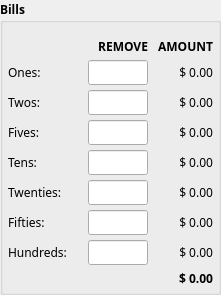
              <widget class="QGroupBox" name="grp_bills_remove">
               <property name="font">
                <font>
                 <family>Lexend</family>
                 <bold>true</bold>
                </font>
               </property>
               <property name="title">
                <string>Bills</string>
               </property>
               <layout class="QVBoxLayout" name="verticalLayout_10">
                <property name="spacing">
                 <number>5</number>
                </property>
                <property name="leftMargin">
                 <number>5</number>
                </property>
                <property name="topMargin">
                 <number>15</number>
                </property>
                <property name="rightMargin">
                 <number>5</number>
                </property>
                <property name="bottomMargin">
                 <number>5</number>
                </property>
                <item>
                 <layout class="QHBoxLayout" name="horizontalLayout_33">
                  <property name="spacing">
                   <number>5</number>
                  </property>
                  <item>
                   <widget class="QLabel" name="label_26">
                    <property name="minimumSize">
                     <size>
                      <width>75</width>
                      <height>0</height>
                     </size>
                    </property>
                    <property name="maximumSize">
                     <size>
                      <width>75</width>
                      <height>16777215</height>
                     </size>
                    </property>
                    <property name="text">
                     <string/>
                    </property>
                   </widget>
                  </item>
                  <item>
                   <widget class="QLabel" name="lb_bills_remove">
                    <property name="minimumSize">
                     <size>
                      <width>60</width>
                      <height>0</height>
                     </size>
                    </property>
                    <property name="maximumSize">
                     <size>
                      <width>60</width>
                      <height>16777215</height>
                     </size>
                    </property>
                    <property name="font">
                     <font>
                      <family>Lexend</family>
                      <bold>true</bold>
                     </font>
                    </property>
                    <property name="text">
                     <string>REMOVE</string>
                    </property>
                    <property name="alignment">
                     <set>Qt::AlignmentFlag::AlignRight|Qt::AlignmentFlag::AlignTrailing|Qt::AlignmentFlag::AlignVCenter</set>
                    </property>
                   </widget>
                  </item>
                  <item>
                   <widget class="QLabel" name="lb_bills_amount_remove">
                    <property name="minimumSize">
                     <size>
                      <width>60</width>
                      <height>0</height>
                     </size>
                    </property>
                    <property name="maximumSize">
                     <size>
                      <width>60</width>
                      <height>16777215</height>
                     </size>
                    </property>
                    <property name="font">
                     <font>
                      <family>Lexend</family>
                      <bold>true</bold>
                     </font>
                    </property>
                    <property name="text">
                     <string>AMOUNT</string>
                    </property>
                    <property name="alignment">
                     <set>Qt::AlignmentFlag::AlignRight|Qt::AlignmentFlag::AlignTrailing|Qt::AlignmentFlag::AlignVCenter</set>
                    </property>
                   </widget>
                  </item>
                 </layout>
                </item>
                <item>
                 <layout class="QHBoxLayout" name="horizontalLayout_34">
                  <property name="spacing">
                   <number>5</number>
                  </property>
                  <item>
                   <widget class="QLabel" name="lb_ones_remove">
                    <property name="minimumSize">
                     <size>
                      <width>75</width>
                      <height>0</height>
                     </size>
                    </property>
                    <property name="maximumSize">
                     <size>
                      <width>75</width>
                      <height>16777215</height>
                     </size>
                    </property>
                    <property name="font">
                     <font>
                      <family>Lexend</family>
                      <bold>false</bold>
                     </font>
                    </property>
                    <property name="text">
                     <string>Ones:</string>
                    </property>
                   </widget>
                  </item>
                  <item>
                   <widget class="QLineEdit" name="le_ones_remove">
                    <property name="minimumSize">
                     <size>
                      <width>60</width>
                      <height>0</height>
                     </size>
                    </property>
                    <property name="maximumSize">
                     <size>
                      <width>60</width>
                      <height>16777215</height>
                     </size>
                    </property>
                    <property name="font">
                     <font>
                      <family>Lexend</family>
                      <bold>false</bold>
                     </font>
                    </property>
                    <property name="alignment">
                     <set>Qt::AlignmentFlag::AlignRight|Qt::AlignmentFlag::AlignTrailing|Qt::AlignmentFlag::AlignVCenter</set>
                    </property>
                   </widget>
                  </item>
                  <item>
                   <widget class="QLabel" name="lb_ones_amt_remove">
                    <property name="minimumSize">
                     <size>
                      <width>60</width>
                      <height>0</height>
                     </size>
                    </property>
                    <property name="maximumSize">
                     <size>
                      <width>60</width>
                      <height>16777215</height>
                     </size>
                    </property>
                    <property name="font">
                     <font>
                      <family>Lexend</family>
                      <bold>false</bold>
                     </font>
                    </property>
                    <property name="text">
                     <string>$ 0.00</string>
                    </property>
                    <property name="alignment">
                     <set>Qt::AlignmentFlag::AlignRight|Qt::AlignmentFlag::AlignTrailing|Qt::AlignmentFlag::AlignVCenter</set>
                    </property>
                   </widget>
                  </item>
                 </layout>
                </item>
                <item>
                 <layout class="QHBoxLayout" name="horizontalLayout_35">
                  <property name="spacing">
                   <number>5</number>
                  </property>
                  <item>
                   <widget class="QLabel" name="lb_twos_remove">
                    <property name="minimumSize">
                     <size>
                      <width>75</width>
                      <height>0</height>
                     </size>
                    </property>
                    <property name="maximumSize">
                     <size>
                      <width>75</width>
                      <height>16777215</height>
                     </size>
                    </property>
                    <property name="font">
                     <font>
                      <family>Lexend</family>
                      <bold>false</bold>
                     </font>
                    </property>
                    <property name="text">
                     <string>Twos:</string>
                    </property>
                   </widget>
                  </item>
                  <item>
                   <widget class="QLineEdit" name="le_twos_remove">
                    <property name="minimumSize">
                     <size>
                      <width>60</width>
                      <height>0</height>
                     </size>
                    </property>
                    <property name="maximumSize">
                     <size>
                      <width>60</width>
                      <height>16777215</height>
                     </size>
                    </property>
                    <property name="font">
                     <font>
                      <family>Lexend</family>
                      <bold>false</bold>
                     </font>
                    </property>
                    <property name="alignment">
                     <set>Qt::AlignmentFlag::AlignRight|Qt::AlignmentFlag::AlignTrailing|Qt::AlignmentFlag::AlignVCenter</set>
                    </property>
                   </widget>
                  </item>
                  <item>
                   <widget class="QLabel" name="lb_twos_amt_remove">
                    <property name="minimumSize">
                     <size>
                      <width>60</width>
                      <height>0</height>
                     </size>
                    </property>
                    <property name="maximumSize">
                     <size>
                      <width>60</width>
                      <height>16777215</height>
                     </size>
                    </property>
                    <property name="font">
                     <font>
                      <family>Lexend</family>
                      <bold>false</bold>
                     </font>
                    </property>
                    <property name="text">
                     <string>$ 0.00</string>
                    </property>
                    <property name="alignment">
                     <set>Qt::AlignmentFlag::AlignRight|Qt::AlignmentFlag::AlignTrailing|Qt::AlignmentFlag::AlignVCenter</set>
                    </property>
                   </widget>
                  </item>
                 </layout>
                </item>
                <item>
                 <layout class="QHBoxLayout" name="horizontalLayout_36">
                  <property name="spacing">
                   <number>5</number>
                  </property>
                  <item>
                   <widget class="QLabel" name="lb_fives_remove">
                    <property name="minimumSize">
                     <size>
                      <width>75</width>
                      <height>0</height>
                     </size>
                    </property>
                    <property name="maximumSize">
                     <size>
                      <width>75</width>
                      <height>16777215</height>
                     </size>
                    </property>
                    <property name="font">
                     <font>
                      <family>Lexend</family>
                      <bold>false</bold>
                     </font>
                    </property>
                    <property name="text">
                     <string>Fives:</string>
                    </property>
                   </widget>
                  </item>
                  <item>
                   <widget class="QLineEdit" name="le_fives_remove">
                    <property name="minimumSize">
                     <size>
                      <width>60</width>
                      <height>0</height>
                     </size>
                    </property>
                    <property name="maximumSize">
                     <size>
                      <width>60</width>
                      <height>16777215</height>
                     </size>
                    </property>
                    <property name="font">
                     <font>
                      <family>Lexend</family>
                      <bold>false</bold>
                     </font>
                    </property>
                    <property name="alignment">
                     <set>Qt::AlignmentFlag::AlignRight|Qt::AlignmentFlag::AlignTrailing|Qt::AlignmentFlag::AlignVCenter</set>
                    </property>
                   </widget>
                  </item>
                  <item>
                   <widget class="QLabel" name="lb_fives_amt_remove">
                    <property name="minimumSize">
                     <size>
                      <width>60</width>
                      <height>0</height>
                     </size>
                    </property>
                    <property name="maximumSize">
                     <size>
                      <width>60</width>
                      <height>16777215</height>
                     </size>
                    </property>
                    <property name="font">
                     <font>
                      <family>Lexend</family>
                      <bold>false</bold>
                     </font>
                    </property>
                    <property name="text">
                     <string>$ 0.00</string>
                    </property>
                    <property name="alignment">
                     <set>Qt::AlignmentFlag::AlignRight|Qt::AlignmentFlag::AlignTrailing|Qt::AlignmentFlag::AlignVCenter</set>
                    </property>
                   </widget>
                  </item>
                 </layout>
                </item>
                <item>
                 <layout class="QHBoxLayout" name="horizontalLayout_37">
                  <property name="spacing">
                   <number>5</number>
                  </property>
                  <item>
                   <widget class="QLabel" name="lb_tens_remove">
                    <property name="minimumSize">
                     <size>
                      <width>75</width>
                      <height>0</height>
                     </size>
                    </property>
                    <property name="maximumSize">
                     <size>
                      <width>75</width>
                      <height>16777215</height>
                     </size>
                    </property>
                    <property name="font">
                     <font>
                      <family>Lexend</family>
                      <bold>false</bold>
                     </font>
                    </property>
                    <property name="text">
                     <string>Tens:</string>
                    </property>
                   </widget>
                  </item>
                  <item>
                   <widget class="QLineEdit" name="le_tens_remove">
                    <property name="minimumSize">
                     <size>
                      <width>60</width>
                      <height>0</height>
                     </size>
                    </property>
                    <property name="maximumSize">
                     <size>
                      <width>60</width>
                      <height>16777215</height>
                     </size>
                    </property>
                    <property name="font">
                     <font>
                      <family>Lexend</family>
                      <bold>false</bold>
                     </font>
                    </property>
                    <property name="alignment">
                     <set>Qt::AlignmentFlag::AlignRight|Qt::AlignmentFlag::AlignTrailing|Qt::AlignmentFlag::AlignVCenter</set>
                    </property>
                   </widget>
                  </item>
                  <item>
                   <widget class="QLabel" name="lb_tens_amt_remove">
                    <property name="minimumSize">
                     <size>
                      <width>60</width>
                      <height>0</height>
                     </size>
                    </property>
                    <property name="maximumSize">
                     <size>
                      <width>60</width>
                      <height>16777215</height>
                     </size>
                    </property>
                    <property name="font">
                     <font>
                      <family>Lexend</family>
                      <bold>false</bold>
                     </font>
                    </property>
                    <property name="text">
                     <string>$ 0.00</string>
                    </property>
                    <property name="alignment">
                     <set>Qt::AlignmentFlag::AlignRight|Qt::AlignmentFlag::AlignTrailing|Qt::AlignmentFlag::AlignVCenter</set>
                    </property>
                   </widget>
                  </item>
                 </layout>
                </item>
                <item>
                 <layout class="QHBoxLayout" name="horizontalLayout_38">
                  <property name="spacing">
                   <number>5</number>
                  </property>
                  <item>
                   <widget class="QLabel" name="lb_twenties_remove">
                    <property name="minimumSize">
                     <size>
                      <width>75</width>
                      <height>0</height>
                     </size>
                    </property>
                    <property name="maximumSize">
                     <size>
                      <width>75</width>
                      <height>16777215</height>
                     </size>
                    </property>
                    <property name="font">
                     <font>
                      <family>Lexend</family>
                      <bold>false</bold>
                     </font>
                    </property>
                    <property name="text">
                     <string>Twenties:</string>
                    </property>
                   </widget>
                  </item>
                  <item>
                   <widget class="QLineEdit" name="le_twenties_remove">
                    <property name="minimumSize">
                     <size>
                      <width>60</width>
                      <height>0</height>
                     </size>
                    </property>
                    <property name="maximumSize">
                     <size>
                      <width>60</width>
                      <height>16777215</height>
                     </size>
                    </property>
                    <property name="font">
                     <font>
                      <family>Lexend</family>
                      <bold>false</bold>
                     </font>
                    </property>
                    <property name="alignment">
                     <set>Qt::AlignmentFlag::AlignRight|Qt::AlignmentFlag::AlignTrailing|Qt::AlignmentFlag::AlignVCenter</set>
                    </property>
                   </widget>
                  </item>
                  <item>
                   <widget class="QLabel" name="lb_twenties_amt_remove">
                    <property name="minimumSize">
                     <size>
                      <width>60</width>
                      <height>0</height>
                     </size>
                    </property>
                    <property name="maximumSize">
                     <size>
                      <width>60</width>
                      <height>16777215</height>
                     </size>
                    </property>
                    <property name="font">
                     <font>
                      <family>Lexend</family>
                      <bold>false</bold>
                     </font>
                    </property>
                    <property name="text">
                     <string>$ 0.00</string>
                    </property>
                    <property name="alignment">
                     <set>Qt::AlignmentFlag::AlignRight|Qt::AlignmentFlag::AlignTrailing|Qt::AlignmentFlag::AlignVCenter</set>
                    </property>
                   </widget>
                  </item>
                 </layout>
                </item>
                <item>
                 <layout class="QHBoxLayout" name="horizontalLayout_39">
                  <property name="spacing">
                   <number>5</number>
                  </property>
                  <item>
                   <widget class="QLabel" name="lb_fifties_remove">
                    <property name="minimumSize">
                     <size>
                      <width>75</width>
                      <height>0</height>
                     </size>
                    </property>
                    <property name="maximumSize">
                     <size>
                      <width>75</width>
                      <height>16777215</height>
                     </size>
                    </property>
                    <property name="font">
                     <font>
                      <family>Lexend</family>
                      <bold>false</bold>
                     </font>
                    </property>
                    <property name="text">
                     <string>Fifties:</string>
                    </property>
                   </widget>
                  </item>
                  <item>
                   <widget class="QLineEdit" name="le_fifties_remove">
                    <property name="minimumSize">
                     <size>
                      <width>60</width>
                      <height>0</height>
                     </size>
                    </property>
                    <property name="maximumSize">
                     <size>
                      <width>60</width>
                      <height>16777215</height>
                     </size>
                    </property>
                    <property name="font">
                     <font>
                      <family>Lexend</family>
                      <bold>false</bold>
                     </font>
                    </property>
                    <property name="alignment">
                     <set>Qt::AlignmentFlag::AlignRight|Qt::AlignmentFlag::AlignTrailing|Qt::AlignmentFlag::AlignVCenter</set>
                    </property>
                   </widget>
                  </item>
                  <item>
                   <widget class="QLabel" name="lb_fifties_amt_remove">
                    <property name="minimumSize">
                     <size>
                      <width>60</width>
                      <height>0</height>
                     </size>
                    </property>
                    <property name="maximumSize">
                     <size>
                      <width>60</width>
                      <height>16777215</height>
                     </size>
                    </property>
                    <property name="font">
                     <font>
                      <family>Lexend</family>
                      <bold>false</bold>
                     </font>
                    </property>
                    <property name="text">
                     <string>$ 0.00</string>
                    </property>
                    <property name="alignment">
                     <set>Qt::AlignmentFlag::AlignRight|Qt::AlignmentFlag::AlignTrailing|Qt::AlignmentFlag::AlignVCenter</set>
                    </property>
                   </widget>
                  </item>
                 </layout>
                </item>
                <item>
                 <layout class="QHBoxLayout" name="horizontalLayout_40">
                  <property name="spacing">
                   <number>5</number>
                  </property>
                  <item>
                   <widget class="QLabel" name="lb_hundreds_remove">
                    <property name="minimumSize">
                     <size>
                      <width>75</width>
                      <height>0</height>
                     </size>
                    </property>
                    <property name="maximumSize">
                     <size>
                      <width>75</width>
                      <height>16777215</height>
                     </size>
                    </property>
                    <property name="font">
                     <font>
                      <family>Lexend</family>
                      <bold>false</bold>
                     </font>
                    </property>
                    <property name="text">
                     <string>Hundreds:</string>
                    </property>
                   </widget>
                  </item>
                  <item>
                   <widget class="QLineEdit" name="le_hundreds_remove">
                    <property name="minimumSize">
                     <size>
                      <width>60</width>
                      <height>0</height>
                     </size>
                    </property>
                    <property name="maximumSize">
                     <size>
                      <width>60</width>
                      <height>16777215</height>
                     </size>
                    </property>
                    <property name="font">
                     <font>
                      <family>Lexend</family>
                      <bold>false</bold>
                     </font>
                    </property>
                    <property name="alignment">
                     <set>Qt::AlignmentFlag::AlignRight|Qt::AlignmentFlag::AlignTrailing|Qt::AlignmentFlag::AlignVCenter</set>
                    </property>
                   </widget>
                  </item>
                  <item>
                   <widget class="QLabel" name="lb_hundreds_amt_remove">
                    <property name="minimumSize">
                     <size>
                      <width>60</width>
                      <height>0</height>
                     </size>
                    </property>
                    <property name="maximumSize">
                     <size>
                      <width>60</width>
                      <height>16777215</height>
                     </size>
                    </property>
                    <property name="font">
                     <font>
                      <family>Lexend</family>
                      <bold>false</bold>
                     </font>
                    </property>
                    <property name="text">
                     <string>$ 0.00</string>
                    </property>
                    <property name="alignment">
                     <set>Qt::AlignmentFlag::AlignRight|Qt::AlignmentFlag::AlignTrailing|Qt::AlignmentFlag::AlignVCenter</set>
                    </property>
                   </widget>
                  </item>
                 </layout>
                </item>
                <item>
                 <layout class="QHBoxLayout" name="horizontalLayout_41">
                  <property name="spacing">
                   <number>5</number>
                  </property>
                  <item>
                   <widget class="QLabel" name="label_45">
                    <property name="minimumSize">
                     <size>
                      <width>75</width>
                      <height>0</height>
                     </size>
                    </property>
                    <property name="maximumSize">
                     <size>
                      <width>75</width>
                      <height>16777215</height>
                     </size>
                    </property>
                    <property name="text">
                     <string/>
                    </property>
                   </widget>
                  </item>
                  <item>
                   <widget class="QLabel" name="label_46">
                    <property name="minimumSize">
                     <size>
                      <width>60</width>
                      <height>0</height>
                     </size>
                    </property>
                    <property name="maximumSize">
                     <size>
                      <width>60</width>
                      <height>16777215</height>
                     </size>
                    </property>
                    <property name="text">
                     <string/>
                    </property>
                   </widget>
                  </item>
                  <item>
                   <widget class="QLabel" name="lb_bills_total_remove">
                    <property name="minimumSize">
                     <size>
                      <width>60</width>
                      <height>0</height>
                     </size>
                    </property>
                    <property name="maximumSize">
                     <size>
                      <width>60</width>
                      <height>16777215</height>
                     </size>
                    </property>
                    <property name="font">
                     <font>
                      <family>Lexend</family>
                      <bold>true</bold>
                     </font>
                    </property>
                    <property name="text">
                     <string>$ 0.00</string>
                    </property>
                    <property name="alignment">
                     <set>Qt::AlignmentFlag::AlignRight|Qt::AlignmentFlag::AlignTrailing|Qt::AlignmentFlag::AlignVCenter</set>
                    </property>
                   </widget>
                  </item>
                 </layout>
                </item>
               </layout>
              </widget>
